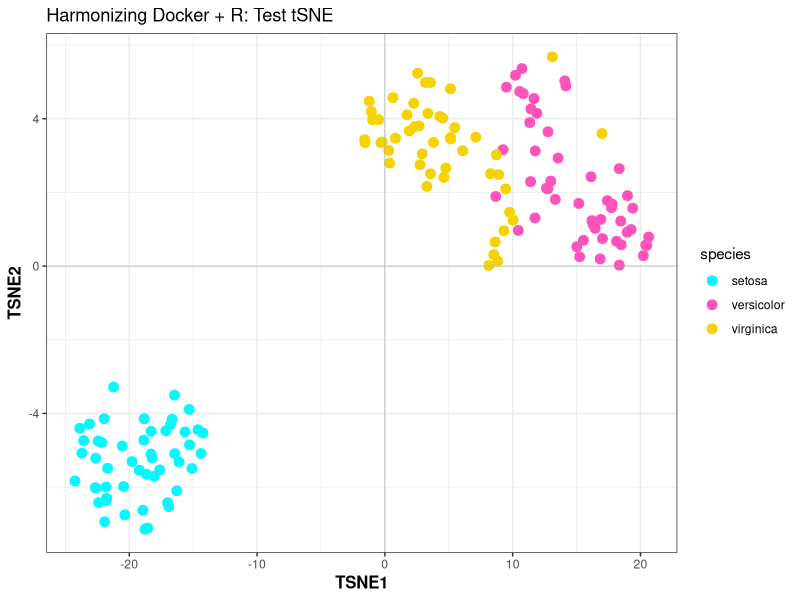
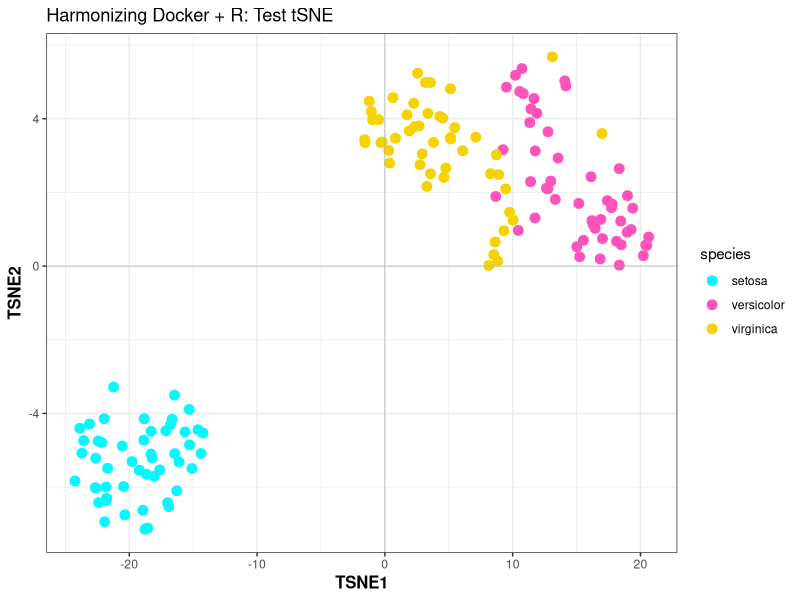

Source code (R) for these figures, in order:
#!/usr/bin/env Rscript 

### Example is modified from Rtsne packagae RDocumentation 
## https://www.rdocumentation.org/packages/Rtsne/versions/0.15/topics/Rtsne

library(Rtsne)
library(ggplot2)
iris_unique <- unique(iris) # Remove duplicates
matrix_data <- as.matrix(iris_unique[,-5])
matrix_species <- as.matrix(iris_unique[,5])

#################################################
## Set a seed if you want reproducible results ##
#################################################
matrix_data
set.seed(1408)

###############
## Run t-SNE ##
###############

tsne = Rtsne(matrix_data, dims = 2,  perplexity = 20)

##############################
## Use ggplot2 to visualize ##
##############################

tsne.df = data.frame(TSNE1 = tsne$Y[,1], 
                     TSNE2 = tsne$Y[,2],
                     species = matrix_species)  

tsne.plot <- ggplot(tsne.df, aes(x=TSNE1, y=TSNE2, color = species)) + geom_point(size=3) +
  theme_bw() + geom_hline(yintercept=0, size=0.2, color = "darkgray") + geom_vline(xintercept=0, size=0.2, color = "darkgray") +
  theme(axis.title.x = element_text(color = "black", size = 12, angle = 00, face = "bold")) +
  theme(axis.title.y = element_text(color = "black", size = 12, angle = 90, face = "bold"))  + 
  ggtitle("Harmonizing Docker + R: Test tSNE") + scale_color_manual(values=c("#08F7FE","#FE53BB","#F5D300"))
tsne.plot

ggsave("test_tSNE.png", height=8, width=8)
